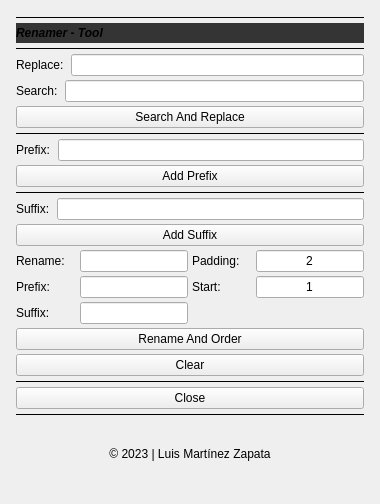
<?xml version="1.0" encoding="UTF-8"?>
<ui version="4.0">
 <class>renamerTool_form</class>
 <widget class="QWidget" name="renamerTool_form">
  <property name="geometry">
   <rect>
    <x>0</x>
    <y>0</y>
    <width>380</width>
    <height>504</height>
   </rect>
  </property>
  <property name="sizePolicy">
   <sizepolicy hsizetype="Preferred" vsizetype="Preferred">
    <horstretch>0</horstretch>
    <verstretch>0</verstretch>
   </sizepolicy>
  </property>
  <property name="minimumSize">
   <size>
    <width>0</width>
    <height>0</height>
   </size>
  </property>
  <property name="maximumSize">
   <size>
    <width>16777215</width>
    <height>16777215</height>
   </size>
  </property>
  <property name="windowTitle">
   <string>Form</string>
  </property>
  <layout class="QGridLayout" name="gridLayout">
   <item row="0" column="0">
    <layout class="QVBoxLayout" name="main_layout">
     <property name="spacing">
      <number>4</number>
     </property>
     <property name="leftMargin">
      <number>5</number>
     </property>
     <property name="topMargin">
      <number>5</number>
     </property>
     <property name="rightMargin">
      <number>5</number>
     </property>
     <property name="bottomMargin">
      <number>4</number>
     </property>
     <item>
      <widget class="Line" name="line_1">
       <property name="frameShadow">
        <enum>QFrame::Plain</enum>
       </property>
       <property name="orientation">
        <enum>Qt::Horizontal</enum>
       </property>
      </widget>
     </item>
     <item>
      <widget class="QLabel" name="title">
       <property name="sizePolicy">
        <sizepolicy hsizetype="Preferred" vsizetype="Fixed">
         <horstretch>0</horstretch>
         <verstretch>0</verstretch>
        </sizepolicy>
       </property>
       <property name="minimumSize">
        <size>
         <width>0</width>
         <height>20</height>
        </size>
       </property>
       <property name="sizeIncrement">
        <size>
         <width>0</width>
         <height>0</height>
        </size>
       </property>
       <property name="font">
        <font>
         <pointsize>9</pointsize>
         <italic>true</italic>
         <bold>true</bold>
        </font>
       </property>
       <property name="styleSheet">
        <string notr="true">background-color: rgb(52, 52, 52);</string>
       </property>
       <property name="text">
        <string>Renamer - Tool</string>
       </property>
      </widget>
     </item>
     <item>
      <widget class="Line" name="line_2">
       <property name="frameShadow">
        <enum>QFrame::Plain</enum>
       </property>
       <property name="orientation">
        <enum>Qt::Horizontal</enum>
       </property>
      </widget>
     </item>
     <item>
      <layout class="QVBoxLayout" name="vertical_layout_1">
       <item>
        <layout class="QHBoxLayout" name="horizontal_layout_2">
         <item>
          <widget class="QLabel" name="lbl_replace">
           <property name="text">
            <string>Replace: </string>
           </property>
          </widget>
         </item>
         <item>
          <widget class="QLineEdit" name="in_replace">
           <property name="text">
            <string/>
           </property>
          </widget>
         </item>
        </layout>
       </item>
       <item>
        <layout class="QHBoxLayout" name="horizontal_layout_3">
         <item>
          <widget class="QLabel" name="lbl_search">
           <property name="text">
            <string>Search: </string>
           </property>
          </widget>
         </item>
         <item>
          <widget class="QLineEdit" name="in_search"/>
         </item>
        </layout>
       </item>
       <item>
        <widget class="QPushButton" name="btn_searchReplace">
         <property name="text">
          <string>Search And Replace</string>
         </property>
        </widget>
       </item>
      </layout>
     </item>
     <item>
      <widget class="Line" name="line_3">
       <property name="frameShadow">
        <enum>QFrame::Plain</enum>
       </property>
       <property name="orientation">
        <enum>Qt::Horizontal</enum>
       </property>
      </widget>
     </item>
     <item>
      <layout class="QVBoxLayout" name="verticalLayout_3">
       <item>
        <layout class="QHBoxLayout" name="horizontalLayout_4">
         <item>
          <widget class="QLabel" name="lbl_prefix">
           <property name="text">
            <string>Prefix: </string>
           </property>
          </widget>
         </item>
         <item>
          <widget class="QLineEdit" name="in_prefix">
           <property name="text">
            <string/>
           </property>
          </widget>
         </item>
        </layout>
       </item>
       <item>
        <widget class="QPushButton" name="btn_prefix">
         <property name="text">
          <string>Add Prefix</string>
         </property>
        </widget>
       </item>
      </layout>
     </item>
     <item>
      <widget class="Line" name="line_4">
       <property name="frameShadow">
        <enum>QFrame::Plain</enum>
       </property>
       <property name="orientation">
        <enum>Qt::Horizontal</enum>
       </property>
      </widget>
     </item>
     <item>
      <layout class="QVBoxLayout" name="verticalLayout_4">
       <item>
        <layout class="QHBoxLayout" name="horizontalLayout_5">
         <item>
          <widget class="QLabel" name="lbl_suffix">
           <property name="text">
            <string>Suffix: </string>
           </property>
          </widget>
         </item>
         <item>
          <widget class="QLineEdit" name="in_suffix">
           <property name="text">
            <string/>
           </property>
          </widget>
         </item>
        </layout>
       </item>
       <item>
        <widget class="QPushButton" name="btn_suffix">
         <property name="text">
          <string>Add Suffix</string>
         </property>
        </widget>
       </item>
      </layout>
     </item>
     <item>
      <layout class="QVBoxLayout" name="verticalLayout_6">
       <item>
        <layout class="QGridLayout" name="grid_layout_1" columnstretch="7,0,7,0">
         <property name="sizeConstraint">
          <enum>QLayout::SetDefaultConstraint</enum>
         </property>
         <property name="leftMargin">
          <number>0</number>
         </property>
         <property name="topMargin">
          <number>0</number>
         </property>
         <property name="rightMargin">
          <number>0</number>
         </property>
         <item row="0" column="2">
          <widget class="QLabel" name="lbl_orderPadding">
           <property name="text">
            <string>Padding: </string>
           </property>
          </widget>
         </item>
         <item row="1" column="3">
          <widget class="QLineEdit" name="in_orderStart">
           <property name="text">
            <string>1</string>
           </property>
           <property name="alignment">
            <set>Qt::AlignCenter</set>
           </property>
          </widget>
         </item>
         <item row="1" column="1">
          <widget class="QLineEdit" name="in_orderPrefix">
           <property name="text">
            <string/>
           </property>
          </widget>
         </item>
         <item row="2" column="0">
          <widget class="QLabel" name="lbl_orderSuffix">
           <property name="text">
            <string>Suffix: </string>
           </property>
          </widget>
         </item>
         <item row="2" column="1">
          <widget class="QLineEdit" name="in_orderSuffix">
           <property name="text">
            <string/>
           </property>
          </widget>
         </item>
         <item row="0" column="0">
          <widget class="QLabel" name="lbl_orderRename">
           <property name="text">
            <string>Rename: </string>
           </property>
          </widget>
         </item>
         <item row="1" column="0">
          <widget class="QLabel" name="lbl_orderPrefix">
           <property name="text">
            <string>Prefix: </string>
           </property>
          </widget>
         </item>
         <item row="0" column="1">
          <widget class="QLineEdit" name="in_orderRename">
           <property name="text">
            <string/>
           </property>
          </widget>
         </item>
         <item row="0" column="3">
          <widget class="QLineEdit" name="in_orderPadding">
           <property name="text">
            <string>2</string>
           </property>
           <property name="alignment">
            <set>Qt::AlignCenter</set>
           </property>
          </widget>
         </item>
         <item row="1" column="2">
          <widget class="QLabel" name="lbl_orderStart">
           <property name="text">
            <string>Start: </string>
           </property>
          </widget>
         </item>
        </layout>
       </item>
       <item>
        <widget class="QPushButton" name="btn_orderRename">
         <property name="text">
          <string>Rename And Order</string>
         </property>
        </widget>
       </item>
       <item>
        <widget class="QPushButton" name="btn_clear">
         <property name="text">
          <string>Clear</string>
         </property>
        </widget>
       </item>
      </layout>
     </item>
     <item>
      <widget class="Line" name="line_5">
       <property name="frameShadow">
        <enum>QFrame::Plain</enum>
       </property>
       <property name="orientation">
        <enum>Qt::Horizontal</enum>
       </property>
      </widget>
     </item>
     <item>
      <layout class="QHBoxLayout" name="horizontal_layout">
       <item>
        <widget class="QPushButton" name="close_btn">
         <property name="text">
          <string>Close</string>
         </property>
         <property name="checkable">
          <bool>false</bool>
         </property>
         <property name="autoDefault">
          <bool>false</bool>
         </property>
         <property name="default">
          <bool>false</bool>
         </property>
         <property name="flat">
          <bool>false</bool>
         </property>
        </widget>
       </item>
      </layout>
     </item>
     <item>
      <widget class="Line" name="line_7">
       <property name="frameShadow">
        <enum>QFrame::Plain</enum>
       </property>
       <property name="orientation">
        <enum>Qt::Horizontal</enum>
       </property>
      </widget>
     </item>
     <item>
      <widget class="QLabel" name="lbl_credits">
       <property name="enabled">
        <bool>true</bool>
       </property>
       <property name="font">
        <font>
         <italic>false</italic>
         <bold>false</bold>
         <underline>false</underline>
         <strikeout>false</strikeout>
        </font>
       </property>
       <property name="focusPolicy">
        <enum>Qt::WheelFocus</enum>
       </property>
       <property name="autoFillBackground">
        <bool>false</bool>
       </property>
       <property name="text">
        <string>© 2023 | Luis Martínez Zapata</string>
       </property>
       <property name="alignment">
        <set>Qt::AlignCenter</set>
       </property>
      </widget>
     </item>
    </layout>
   </item>
  </layout>
 </widget>
 <resources/>
 <connections/>
</ui>
